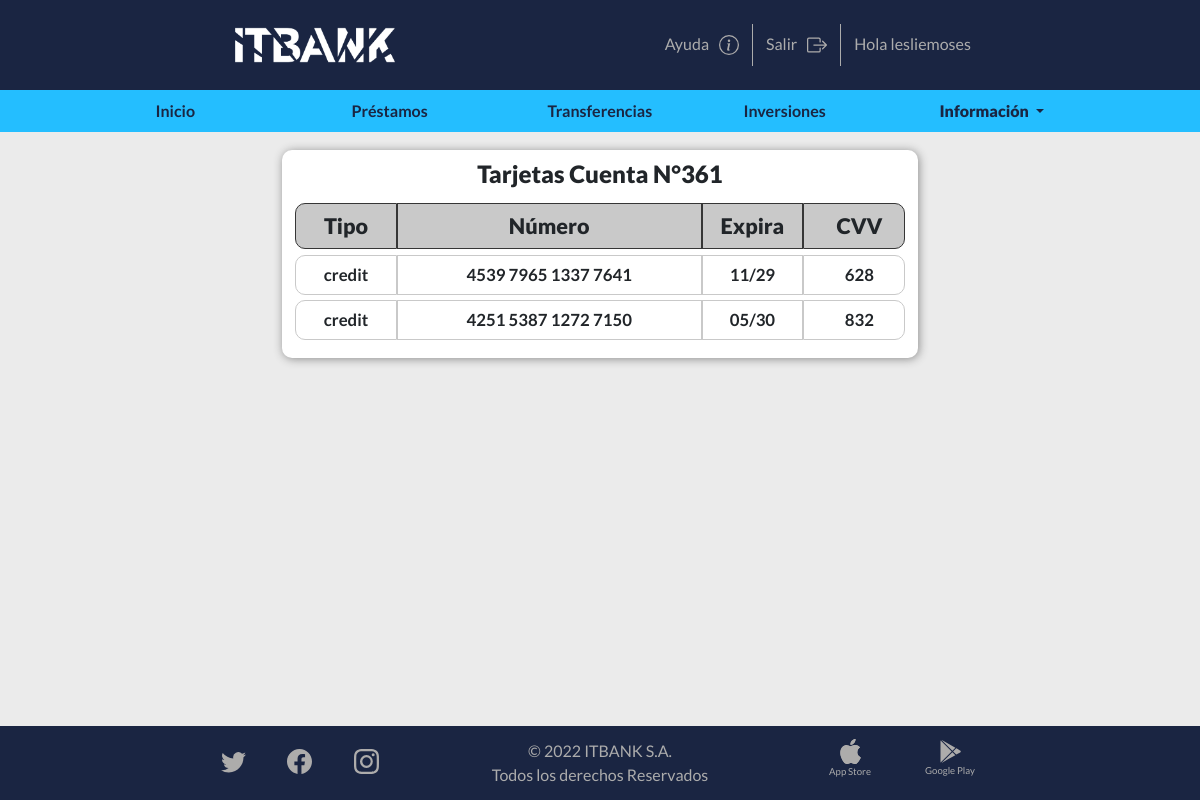
The page /homebanking/tarjetas/ (signed in) on the database its author committed.
### Tarjetas/models.py (models this page shows)
class Tarjeta(models.Model):
    card_id = models.AutoField(primary_key=True)
    account_id = models.IntegerField()
    customer_id = models.ForeignKey(Cliente, on_delete=models.CASCADE)
    card_number = models.TextField(unique=True)
    cvv = models.TextField(db_column='CVV')
    valid_from = models.DateField()
    xpiration_date = models.DateField()
    card_type = models.TextField()
    cardbrand_id = models.ForeignKey(MarcaTarjeta, on_delete=models.CASCADE)
    class Meta:
        db_table = 'tarjeta'

### Tarjetas/views.py (the view)
# urls.py: path('tarjetas/', views.index3, name = 'tarjetas'),
def index3 (request):
    datacliente = Cliente.objects.get(user_id = request.user.id)
    try:
        datacuenta = Cuenta.objects.filter(customer_id = datacliente.customer_id)
        largodatacuenta = len(Cuenta.objects.filter(customer_id = datacliente.customer_id))
    except:
        datacuenta = None
    if largodatacuenta == 0:
            datatarjeta = None
    else:
        datatarjeta = []
        for c in datacuenta:
            x = Tarjeta.objects.filter(account_id = c.account_id)
            if x:
                datatarjeta.append(x)
    return render (request, 'Tarjetas/template/Tarjetas/gestiones.html', context={'datacliente':datacliente, 'datacuenta':datacuenta, 'datatarjeta':datatarjeta})

### Tarjetas/template/Tarjetas/gestiones.html (shortened to what this page needs)
{% extends "Cuentas/template/Cuentas/base.html" %}
{% load static %}
        {% block extrahead %}
        <link type="text/css" href="{% static 'css/hub.css' %}" rel="stylesheet">
        {% endblock %}
        {% block content %}
        <nav class="navbar-dark navbar-expand-md">
            <div class="container-fluid">
              <div class="row head2 nav2">
                <div class="offcanvas offcanvas-end" tabindex="-1" id="offcanvasNavbar" aria-labelledby="offcanvasNavbarLabel">
                  <div class="offcanvas-body">
                    <div class="col-1"></div>
                    <div class="col-2 cent1"><a class="nav-link ng" href="{% url 'hub' %}"> Inicio </a></div>
                    <div class="col-2 cent1"><a class="nav-link ng" href="{% url 'prestamos' %}"> Préstamos </a></div>
                    <div class="col-2 cent1"><a class="nav-link ng" href="{% url 'transf' %}"> Transferencias </a></div>
                    <div class="col-2 cent1"><a class="nav-link ng" href="{% url 'inv' %}"> Inversiones </a></div>
                    <div class="col-2 cent1"><a class="nav-link active1 dropdown-toggle ng" role="button" data-bs-toggle="dropdown" aria-expanded="false"> Información </a>
                    </div>
                  <div class="col-1 cent1"></div>
                </div>
              </div>
            </div>
          </nav>
        </div>
        {% for d in datatarjeta %}
        {% if d %}
        <div class="container-fluid contenido mtop">
          <div class="row xd alineacion">
            <div class="col fondo3 marg cent">
              Tarjetas Cuenta N°{{d.0.account_id}}
              <div class="row">
                <div class="col espacio"> &nbsp</div>
              </div>
              <div class="container-fluid borde-tarj">
                <div class="row margtarj">
                  <div class="col-2 pest-tarj-head redo1">Tipo</div>
                  <div class="col-6 pest-tarj-head">Número</div>
                  <div class="col-2 pest-tarj-head">Expira</div>
                  <div class="col-2 pest-tarj-head redo2">CVV</div>
                </div>
                {% with lista=d %}
                {% for x in lista %}
                <div class="row margtarj">
                  <div class="col-2 pest-tarj3 redo1">{{x.card_type}}</div>
                  <div class="col-6 pest-tarj3">{{x.card_number}}</div>
                  <div class="col-2 pest-tarj3">{{x.xpiration_date|date:"m/y"}}</div>
                  <div class="col-2 pest-tarj3 redo2">{{x.cvv}}</div>
                </div>
                {% endfor %}
                {% endwith %}
              </div>
            </div>
          </div>
        </div>
        {% endif %}
        {% endfor %}
      {% endblock %}

### Cuentas/template/Cuentas/base.html (shortened to what this page needs)
{% load static %}
<html>
    <head>
        <link href="https://cdn.jsdelivr.net/npm/bootstrap@5.2.0-beta1/dist/css/bootstrap.min.css" rel="stylesheet">
        <link rel="stylesheet" href="https://cdn.jsdelivr.net/npm/bootstrap-icons@1.8.2/font/bootstrap-icons.css">
        <link type="text/css" href="{% static 'css/base.css' %}" rel="stylesheet">
        <link type="text/css" href="{% static 'css/hub.css' %}" rel="stylesheet">
        {% block extrahead %} {% endblock %}
    </head>
    <body>
        <div class="sticky-top">
            <nav class="navbar navbar-dark navbar-expand-sm head">
              <div class="container-fluid">
                <a class="navbar-brand barra" href="{% url 'hub' %}">
                  <img src="{% static 'images/logo itbank blanco.png' %}" alt="Logo itbank" class="d-inline-block align-text-top logo">
                </a>
                <div class="collapse navbar-collapse salir" id="navbarSupportedContent">
                  <ul class="navbar-nav margen">
                    <li class="nav-item margen1">
                      <a class="nav-link bl margen2" href="#">Ayuda<img src="{% static 'images/info.svg' %}" class="ic2"></a>
                    </li>
                    {%if user.is_authenticated%}
                    <li class="nav-item fot margen1">
                      <a class="nav-link bl margen2" href="{% url 'logout' %}">Salir<img src="{% static 'images/box-arrow-right.svg' %}" class="ic2"></a>
                    </li>
                    <li class="nav-item fot margen1">
                      <a class="nav-link bl margen2" href="#">Hola {{user.username}}</a>
                    </li>
                    {%endif%}
                  </ul>
                </div>
              </div>
            </nav>
        {% block content %}
        {% endblock %}
        <div class="container-fluid fixed-bottom letrachica">
            <div class="row nav3 footer ft">
              <div class="col-2 arreglofooter"></div>
              <div class="col-2 arreglofooter">
                <div class="row">
                  <div class="col-4 cent arreglofooter">
                    <a class="nav-link margen2 ic3" href="https://twitter.com/home" target="_blank"><img src= "{% static 'images/twitter.svg' %}" alt="twitter" class="ic"></a>
                  </div>
                  <div class="col-4 cent arreglofooter">
                    <a class="nav-link margen2 ic3" href="https://www.facebook.com/" target="_blank"><img src= "{% static 'images/facebook.svg' %}" alt="facebook" class="ic"></a>
                  </div>
                  <div class="col-4 cent arreglofooter">
                    <a class="nav-link margen2 ic3" href="https://www.instagram.com/" target="_blank"><img src= "{% static 'images/instagram.svg' %}" alt="instagram" class="ic"></a>
                  </div>
                </div>
              </div>
              <div class="col-4 arreglofooter letrachica2">
                <p class="cent arreglofooter">© 2022 ITBANK S.A. <br>Todos los derechos Reservados</p>
              </div>
              <div class="col-2 arreglofooter">
                <div class="row">
                  <div class="col-6 cent arreglofooter letrachica1">
                    <a class="nav-link bl margen2 ic3" href="https://www.apple.com/app-store/" target="_blank"><img src= "{% static 'images/apple.svg' %}" alt="App store" class="ic4 ic5"><p class="ic3">App Store</p></a>
                  </div>
                  <div class="col-6 cent arreglofooter letrachica1">
                    <a class="nav-link bl margen2 ic3" href="https://play.google.com/store?hl=es" target="_blank"><img src= "{% static 'images/google-play.svg' %}" alt="google Play" class="ic4"><p class="ic3">Google Play</p></a>
                  </div>
              </div>
            </div>
          </div>
    </body>
</html>

### homebanking/static/css/base.css (style rules this page uses)
body { background-color: rgb(235, 235, 235); margin-bottom: 13.5%; }
.logo { max-width: 160px; }
.margen { margin-right: 25%; font-family: 'Lato', sans-serif; font-weight: 400; }
.head { background-color: #1A2542; }
.salir { justify-content: right; }
.bl { color: rgb(172, 172, 172); }
.fot { border-left: 1px solid rgb(172, 172, 172); padding-left: 5px; }
.barra { width: 8.5%; margin-left: 19%; }
.nav2 { font-family: 'Lato', sans-serif; font-weight: 700; }
.head2 { background-color: #24beff; margin-bottom: 1%; padding: 9px 0; }
.ng { color: #1A2542; margin: 0px; width: 105px; }
.active1 { font-weight: bolder; }
.footer { background-color: #1A2542; padding: 1.1% 0; }
.ft { color: rgb(172, 172, 172); }
.nav3 { font-family: 'Lato', sans-serif; font-weight: 400; }
.contenido { width: 55%; }
.ic { width: 25px; height: auto; filter: invert(84%) sepia(12%) saturate(22%) hue-rotate(324deg) brightness(81%) contrast(88%); padding-top: 10px; }
.ic2 { width: 20px; height: auto; filter: invert(84%) sepia(12%) saturate(22%) hue-rotate(324deg) brightness(81%) contrast(88%); margin: 0px 5px 3px 10px; padding: 0; }
.ic3 { padding: 0px; margin: 0; }
.ic4 { width: 25px; height: auto; filter: invert(84%) sepia(12%) saturate(22%) hue-rotate(324deg) brightness(81%) contrast(88%); }
.ic5 { padding-bottom: 1.6%; }
.cent { justify-content: center; text-align: center; margin: 0 auto; }
.cent1 { display: flex; justify-content: center; }

### homebanking/static/css/hub.css (style rules this page uses)
body { background-color: rgb(235, 235, 235); margin-bottom: 13.5%; }
.logo { max-width: 160px; }
.margen { margin-right: 25%; font-family: 'Lato', sans-serif; font-weight: 400; }
.head { background-color: #1A2542; }
.salir { justify-content: right; }
.bl { color: rgb(172, 172, 172); }
.fot { border-left: 1px solid rgb(172, 172, 172); padding-left: 5px; }
.barra { width: 8.5%; margin-left: 19%; }
.nav2 { font-family: 'Lato', sans-serif; font-weight: 700; }
.head2 { background-color: #24beff; margin-bottom: 1%; padding: 9px 0; }
.ng { color: #1A2542; margin: 0px; width: 105px; }
.active1 { font-weight: bolder; }
.footer { background-color: #1A2542; padding: 1.1% 0; }
.ft { color: rgb(172, 172, 172); }
.nav3 { font-family: 'Lato', sans-serif; font-weight: 400; }
.contenido { width: 55%; }
.ic { width: 25px; height: auto; filter: invert(84%) sepia(12%) saturate(22%) hue-rotate(324deg) brightness(81%) contrast(88%); padding-top: 10px; }
.ic2 { width: 20px; height: auto; filter: invert(84%) sepia(12%) saturate(22%) hue-rotate(324deg) brightness(81%) contrast(88%); margin: 0px 5px 3px 10px; padding: 0; }
.ic3 { padding: 0px; margin: 0; }
.ic4 { width: 25px; height: auto; filter: invert(84%) sepia(12%) saturate(22%) hue-rotate(324deg) brightness(81%) contrast(88%); }
.ic5 { padding-bottom: 1.6%; }
.cent { justify-content: center; text-align: center; margin: 0 auto; }
.cent1 { display: flex; justify-content: center; }
.fondo3 { background-color:white; text-align: center; font-family: 'Lato', sans-serif; font-weight: 900; border-radius: 10px; font-size: 150%; box-shadow: 1px 1px 10px #8c8c8c; }
.mtop { margin-top: 0.7%; }
.xd { row-gap: 5px; }
.alineacion { margin: 0 auto; padding: 0; }
.pest-tarj-head { font-size: 90%; font-weight: 900; background-color: rgb(201, 201, 201); border: solid 1px rgb(54, 54, 54); padding: 1% 0; }
.pest-tarj3 { font-size: 85%; font-weight: 700; background-color: white; border: solid 1px rgb(201, 201, 201); padding: 1% 0; }
.margtarj { margin-bottom: 1%; }
.borde-tarj { margin: 0 auto 2%; }
.marg { padding: 1% 0.55em; }
.espacio { font-size: 30%; margin: 0 auto; }
.redo1 { border-top-left-radius: 10px; border-bottom-left-radius: 10px; }
.redo2 { border-top-right-radius: 10px; border-bottom-right-radius: 10px; text-align: center; padding-left: 1.8%; }
@media only screen and (min-width: 100px) and (max-width: 1290px) { .letrachica1 { font-size: 60%; } }
@media only screen and (min-width: 100px) and (max-width: 1290px) { .pest-tarj3 { font-size: 70%; } }
@media only screen and (min-width: 100px) and (max-width: 1200px) { .mtop { margin-top: 1%; } }
@media only screen and (min-width: 100px) and (max-width: 1200px) { .head2 { margin-bottom: 1.5%; } }

### rows shown on the page
Tarjeta: account "361", card_type "credit", card_number "4539 7965 1337 7641", xpiration_date "11/29", cvv "628"
Tarjeta: card_type "credit", card_number "4251 5387 1272 7150", xpiration_date "05/30", cvv "832"

### other values the page prints
{{ user.username }} "lesliemoses"
